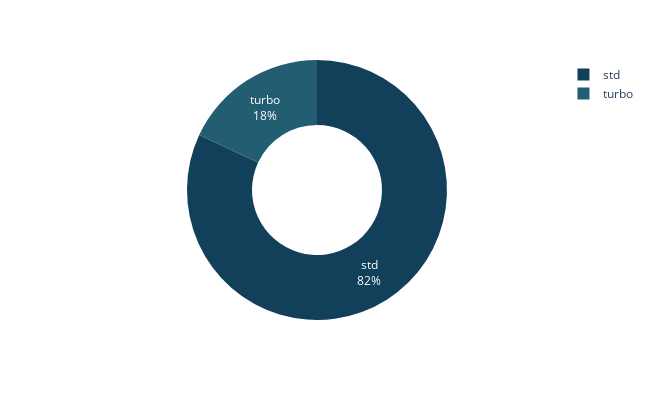

Notebook code cell kept with this figure:
### Code cell
aspirations  = df['aspiration'].value_counts().reset_index()
aspirations.columns = ['aspirations', 'value_counts']

fig = px.pie(aspirations, names = 'aspirations', values = 'value_counts', color_discrete_sequence = 
             px.colors.sequential.Darkmint_r, width = 650, height = 400, hole = 0.5)
fig.update_traces(textinfo = 'percent+label')

### Figure 1 — Plotly figure (JSON) as saved in the notebook; plotly's stock layout.template omitted (floating-point values rounded to 4 significant figures)
{"data": [{"domain": {"x": [0, 1], "y": [0, 1]}, "hole": 0.5, "hovertemplate": "aspirations=%{label}<br>value_counts=%{value}<extra></extra>", "labels": ["std", "turbo"], "legendgroup": "", "name": "", "showlegend": true, "textinfo": "percent+label", "type": "pie", "values": [168, 37]}], "layout": {"height": 400, "legend": {"tracegroupgap": 0}, "margin": {"t": 60}, "piecolorway": ["rgb(18, 63, 90)", "rgb(35, 93, 114)", "rgb(58, 124, 137)", "rgb(85, 156, 158)", "rgb(123, 188, 176)", "rgb(165, 219, 194)", "rgb(210, 251, 212)"], "width": 650}}
